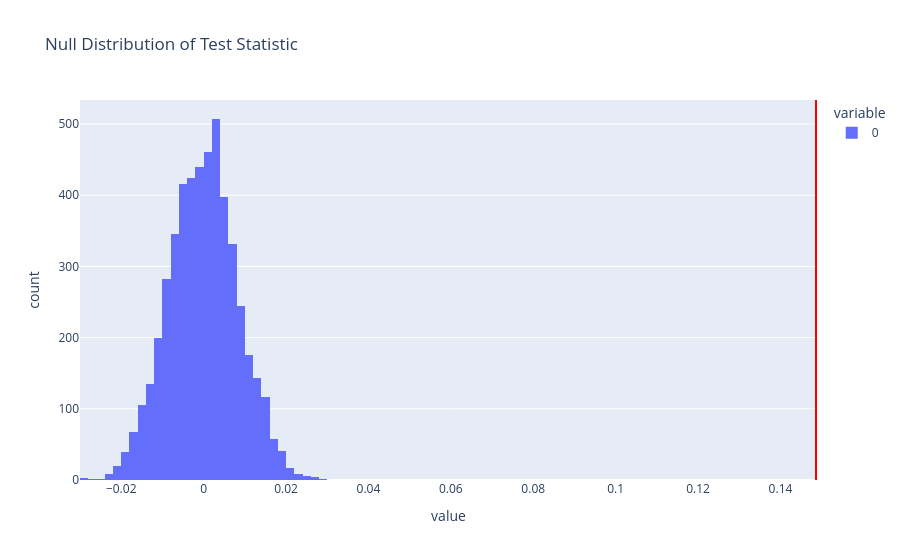

This figure's notebook cell:
### Code cell
px.histogram(
    perm_stats,
    nbins=40,
    title="Null Distribution of Test Statistic"
).add_vline(x=observed_stat, line_color="red")

### Figure 1 — Plotly figure (JSON) as saved in the notebook; plotly's stock layout.template omitted (floating-point values rounded to 4 significant figures; data arrays with more than 128 entries replaced by an {"elided": "..."} marker saying what was removed)
{"data": [{"alignmentgroup": "True", "bingroup": "x", "hovertemplate": "variable=0<br>value=%{x}<br>count=%{y}<extra></extra>", "legendgroup": "0", "marker": {"color": "#636efa", "pattern": {"shape": ""}}, "name": "0", "nbinsx": 40, "offsetgroup": "0", "orientation": "v", "showlegend": true, "type": "histogram", "x": {"elided": "5000 float values"}, "xaxis": "x", "yaxis": "y"}], "layout": {"barmode": "relative", "legend": {"title": {"text": "variable"}, "tracegroupgap": 0}, "shapes": [{"line": {"color": "red"}, "type": "line", "x0": 0.1486, "x1": 0.1486, "xref": "x", "y0": 0, "y1": 1, "yref": "y domain"}], "title": {"text": "Null Distribution of Test Statistic"}, "xaxis": {"anchor": "y", "domain": [0, 1], "title": {"text": "value"}}, "yaxis": {"anchor": "x", "domain": [0, 1], "title": {"text": "count"}}}}
